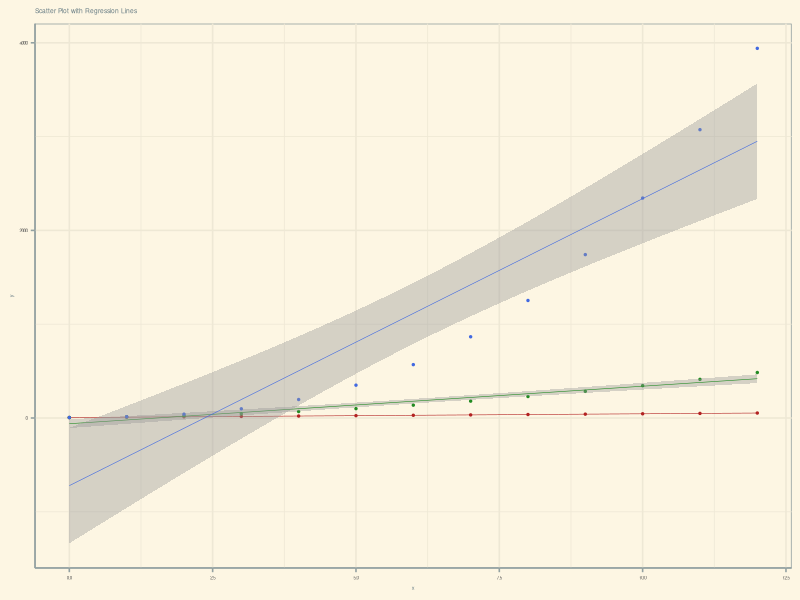

This chart was generated by the following R code:
# Load required libraries
library(readr)
library(ggplot2)
library(ggthemes)

# Read data from CSV file
series <- read_csv(
  "series.csv",
  show_col_types = FALSE)

# Extract x and y values from CSV data
xs <- series$xs
ys1 <- series$ys1
ys2 <- series$ys2
ys3 <- series$ys3

# Create a data frame with x and y values
data <- data.frame(
  x = xs, y1 = ys1, y2 = ys2, y3 = ys3)

# Scatter plot with regression lines
plot <- ggplot(data, aes(x = xs)) +
  # Add points for y1,
  # add regression line for y1
  geom_point(
    aes(x = xs, y = ys1),
    size = 0.5, color = "firebrick") +  
  geom_smooth(
    aes(x = xs, y = ys1), method = "lm",
    se = TRUE, color = "firebrick",
    linewidth = 0.2) +  

  # Add points for y2,
  # add quadratic regression line for y2
  geom_point(
    aes(x = xs, y = ys2),
    size = 0.5, color = "forestgreen") +  
  geom_smooth(
    aes(x = xs, y = ys2), method = "lm",
    # formula = y ~ poly(x, 2),
    se = TRUE, color = "forestgreen",
    linewidth = 0.2) +  

  # Add points for y3,
  # add cubic regression line for y3
  geom_point(
    aes(x = xs, y = ys3),
    size = 0.5, color = "royalblue") +  
  geom_smooth(
    aes(x = xs, y = ys3), method = "lm",
    # formula = y ~ poly(x, 3),
    se = TRUE, color = "royalblue",
    linewidth = 0.2) +  

  labs(x = "x", y = "y",
    title = "Scatter Plot with Regression Lines") +
  theme_solarized() +
  scale_color_solarized() +
  theme(
    text = element_text(size = 4))

# Save plot as PNG
ggsave("71-geom-smooth.png", plot,
  width = 800, height = 400, units = "px")
